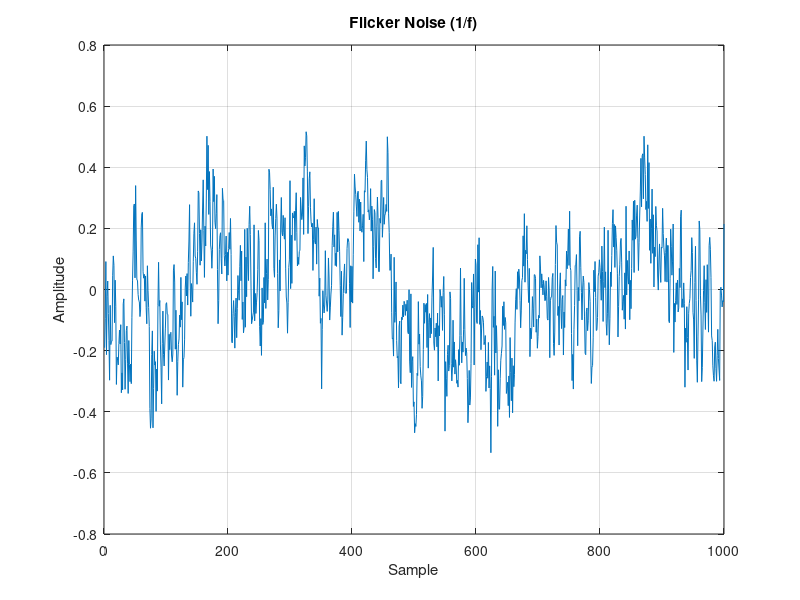

Source code (MATLAB):
N = 1e5;                     % Number of samples (must be even)
fs = 1e4;                    % Sampling frequency

% Frequency vector (for half spectrum, skip DC and Nyquist)
f = (1:(N/2 - 1)) / N * fs;

% PSD ∝ 1/f for frequencies > 0
mag = 1 ./ sqrt(f);          % Magnitude spectrum (1/f)

% Build full symmetric magnitude spectrum
mag_full = [0, mag, 0, fliplr(mag)];  % Now mag_full has length N

% Random phase for each frequency bin
phi = 2 * pi * rand(1, N);           % Uniformly random phase
spectrum = mag_full .* exp(1j * phi);  % Combine mag and phase

% IFFT to get time-domain flicker noise
flicker_noise = real(ifft(spectrum));

% Normalize
flicker_noise = flicker_noise / max(abs(flicker_noise));

% Plot first 1000 samples
plot(flicker_noise(1:1000));
title('Flicker Noise (1/f)');
xlabel('Sample'); ylabel('Amplitude');
grid on;
